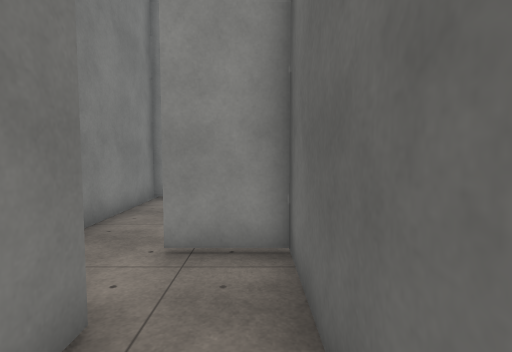
view 1 (above)

16 first-person views from a walk through a 3-D level made in the Unity game engine. The camera is 1.5 m above the floor, tilts 4° down and sees 80° across. The floor is counted in squares, 1 m on a side. Each view is taken from the middle of a square. On the plan, view 1 faces up. The plan holds only what a view shows up to about 15 squares ahead; the rest is blank. The place goes on beyond the plan. The player character is not drawn. Some animated figures are left out. Surface patterns are stand-ins for the level's own textures.

view 2
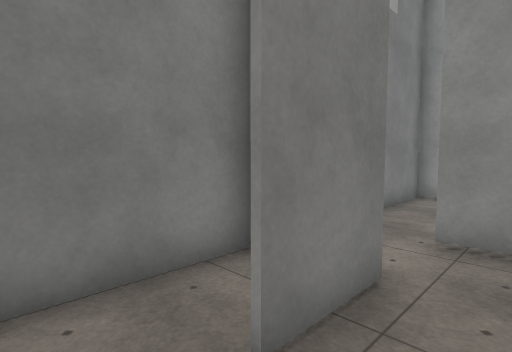

view 3
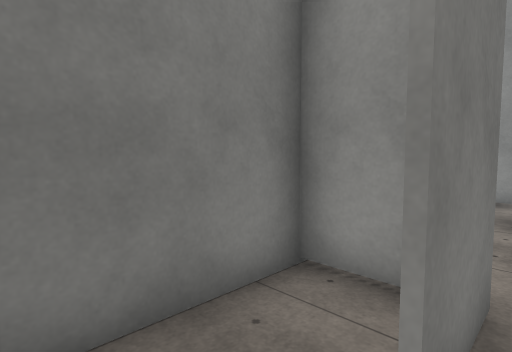

view 4
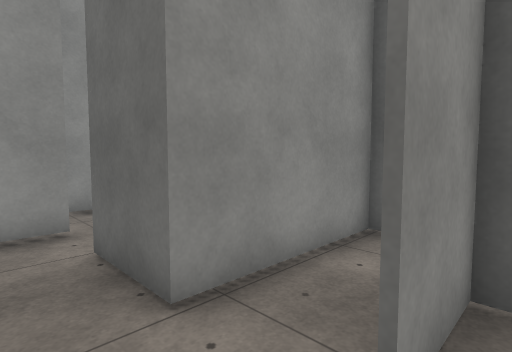

view 5
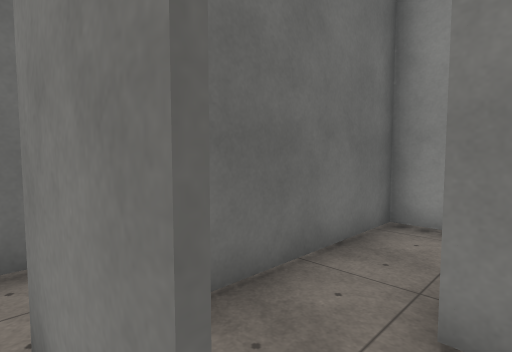

view 6
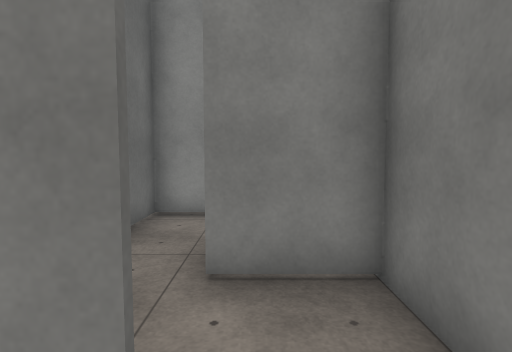

view 7
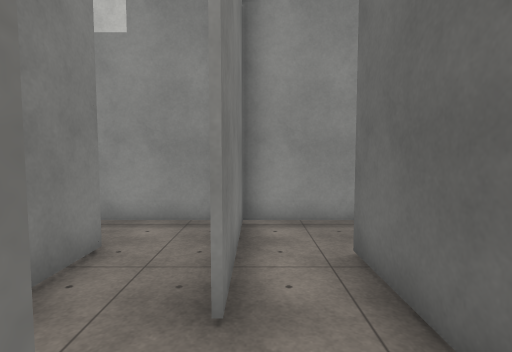

view 8
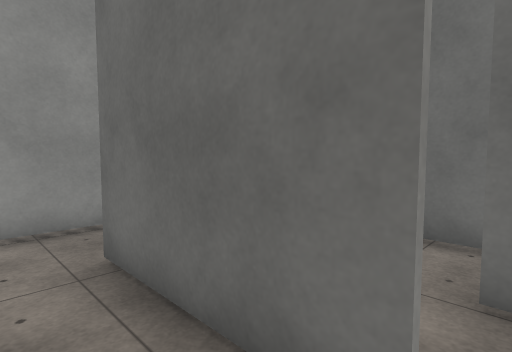

view 9
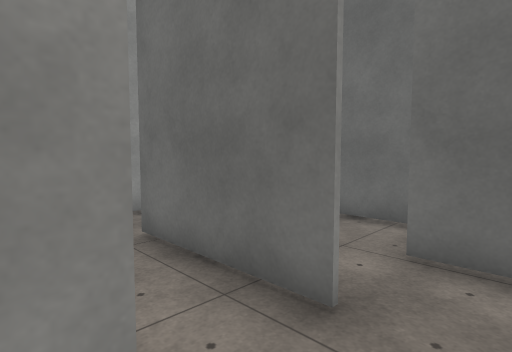

view 10
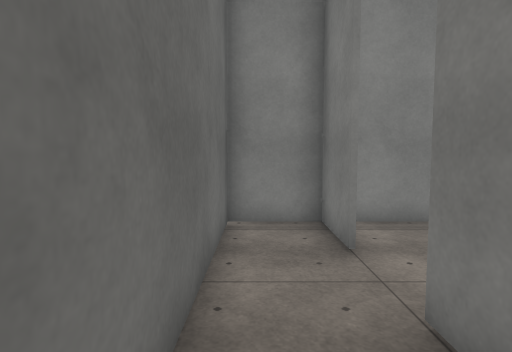

view 11
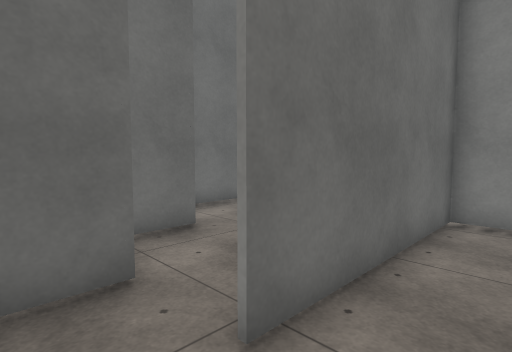

view 12
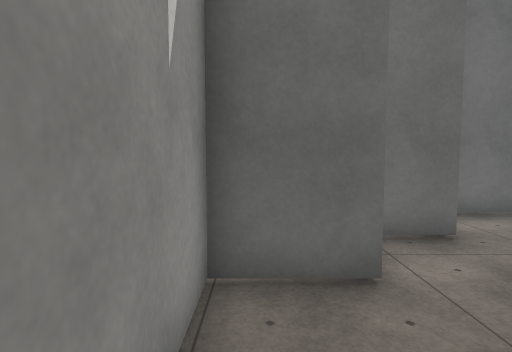

view 13
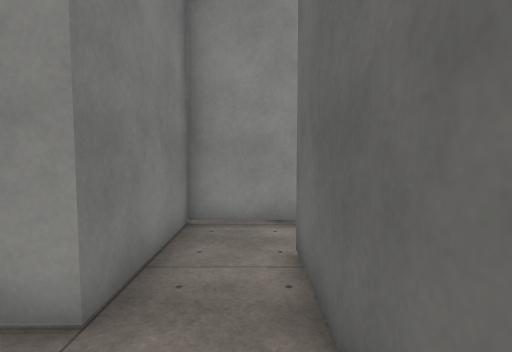

view 14
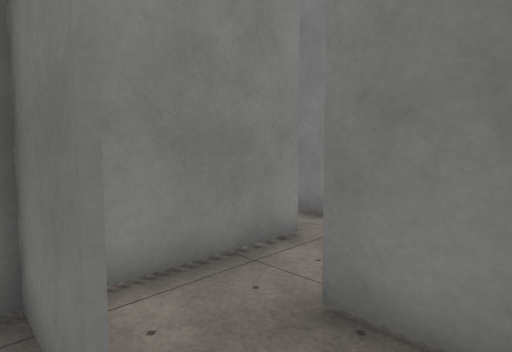

view 15
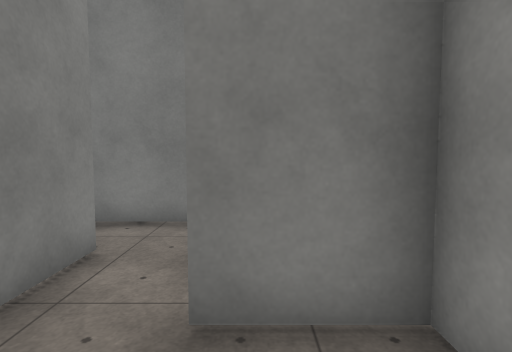

view 16
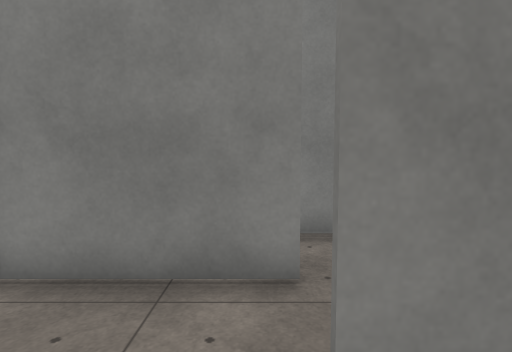

### Floor plan
Key: @ floor where view 1 was taken; # wall or solid block; . floor; T thing the floor can be seen under or through.
Columns run from 4 left of view 1 to 12 right of it. Each row starts with its distance up from view 1.
 10 ###
  9 #.#
  8 #.##
  7 #..#####  #####
  6 #......#  #... #
  5 #..###.#  #....##
  4 #....#.####..#..#
  3 #....#.####..#  #
  2 ####.#..#....#
  1 #..#.##.#....#
  0 #...@#.....#.#
 -1 #. ..#.TTTTT #
 -2    ###.....T#
 -3     ###

Positions as (right, up) in squares from view 1, and headings:
1: (0, 0), facing up
2: (0, -1), facing up-left
3: (-1, -1), facing up-left
4: (-3, 4), facing up-right
5: (-2, 5), facing down-right
6: (-2, 6), facing down
7: (3, 0), facing up
8: (3, 0), facing up-right
9: (2, -1), facing up-right
10: (8, 5), facing down
11: (7, 6), facing down-right
12: (7, 6), facing right
13: (8, 0), facing up
14: (7, 2), facing down-left
15: (7, 1), facing left
16: (3, 2), facing down
